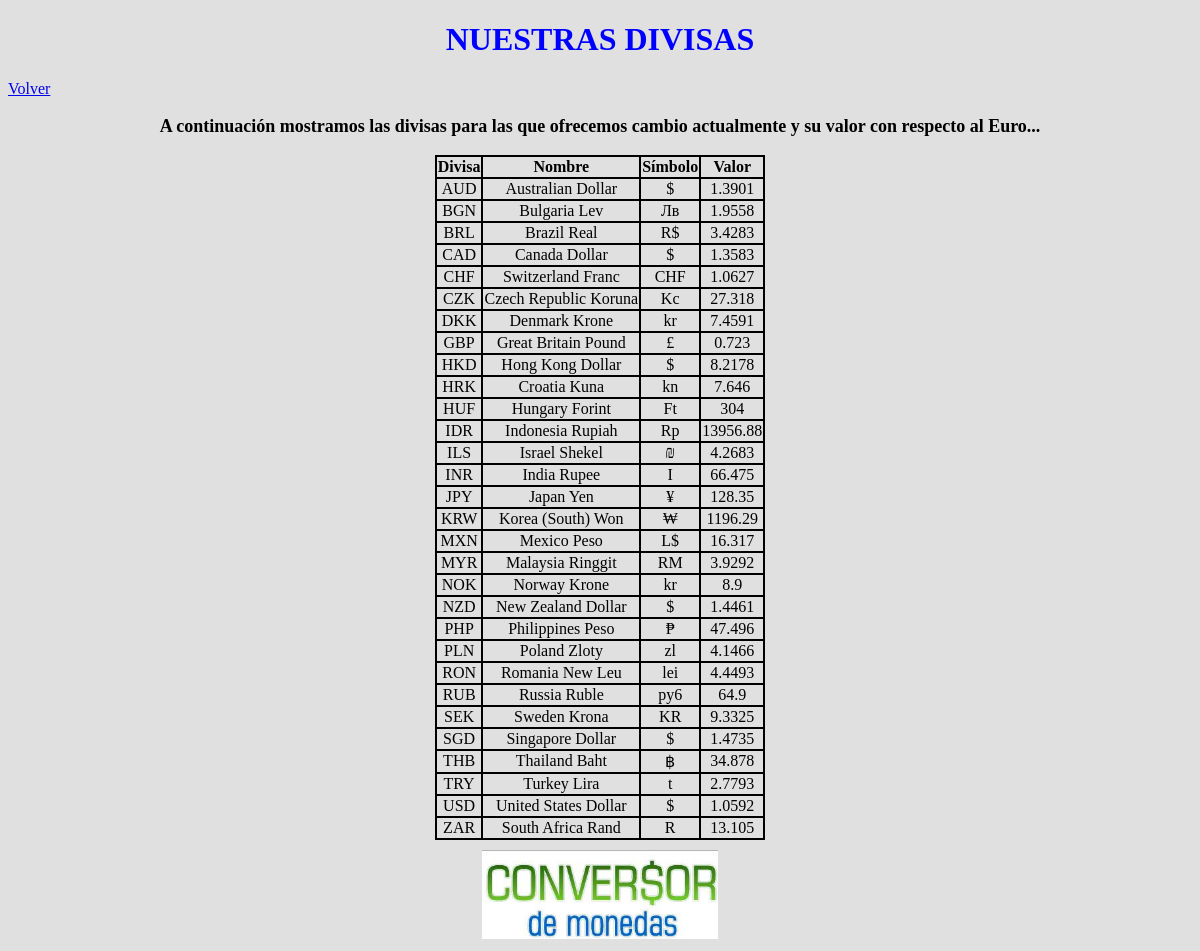
The page /divisas.php on the database its author committed.
### tables this page shows
CREATE TABLE `divisas` (
	`divisa`	TEXT,
	`nombre`	TEXT,
	`simbolo`	TEXT,
	PRIMARY KEY(divisa)
);

CREATE TABLE `valores` (
	`divisa`	TEXT,
	`valor`	REAL,
	PRIMARY KEY(divisa)
);

### divisas.php (the view)
<?php
include_once 'lib.php';
View::start('Divisas');
echo '<h1>Nuestras divisas</h1>';
echo '<a href="index.php">Volver</a>';
echo '<p>A continuación mostramos las divisas para las que ofrecemos cambio actualmente y su valor con respecto al Euro...</p>';
mostrarTabla();
View::end();
function mostrarTabla() {
    $divisas = (new PDO('sqlite:./ftsi.db'))->query('SELECT DIVISA,NOMBRE,SIMBOLO FROM DIVISAS');
    $aux = '';
    foreach ($divisas as $value) {
        if ($value['divisa'] === 'EUR') {
            continue;
        }
        $valor = (new PDO('sqlite:./ftsi.db'))->query('SELECT VALOR FROM VALORES WHERE DIVISA ="' . $value['divisa'] . '"')->fetchColumn();
        $aux = $aux . "<tr><td>$value[divisa]</td><td>$value[nombre]</td><td>$value[simbolo]</td><td>$valor</td></tr>";
    }
    $tabla = "<div id='tabla'><table><tr><th>Divisa</th><th>Nombre</th><th>Símbolo</th><th>Valor</th></tr>$aux</table></div>";
    echo $tabla;
}

### lib.php
<?php
class View{
    public static function  start($title){
        $html = "<!DOCTYPE html>
<html>
<head>
<meta charset=\"utf-8\">
<link rel=\"stylesheet\" type=\"text/css\" href=\"estilos.css\">
<title>$title</title>
</head>
<body>";
        echo $html;
    }
    public static function end(){
        echo '<a href=index.php><img src="logo.jpg"></img></a>';
        echo '</body>
</html>';
    }
}

### estilos.css (style rules this page uses)
body { background-color: #E0E0E0; }
h1 { font-size: xx-large; text-align: center; color: blue; text-transform: uppercase; }
img { margin-top: 10px; width: 20%; padding-left: 40%; }
table { margin: 0 auto; border-collapse: collapse; text-align: center; }
table, td, th { margin-top: 10px; border: 2px solid black; }
#tabla { text-align: left; }
a + p { font-weight: bold; font-size: large; text-align: center; }

### rows shown on the page
divisas: divisa "AUD", nombre "Australian Dollar", simbolo "$", divisa.valor "1.3901"
divisas: divisa "BGN", nombre "Bulgaria Lev", simbolo "Лв", divisa.valor "1.9558"
divisas: divisa "BRL", nombre "Brazil Real", simbolo "R$", divisa.valor "3.4283"
divisas: divisa "CAD", nombre "Canada Dollar", simbolo "$", divisa.valor "1.3583"
divisas: divisa "CHF", nombre "Switzerland Franc", simbolo "CHF", divisa.valor "1.0627"
divisas: divisa "CZK", nombre "Czech Republic Koruna", simbolo "Kc", divisa.valor "27.318"
divisas: divisa "DKK", nombre "Denmark Krone", simbolo "kr", divisa.valor "7.4591"
divisas: divisa "GBP", nombre "Great Britain Pound", simbolo "£", divisa.valor "0.723"
divisas: divisa "HKD", nombre "Hong Kong Dollar", simbolo "$", divisa.valor "8.2178"
divisas: divisa "HRK", nombre "Croatia Kuna", simbolo "kn", divisa.valor "7.646"
divisas: divisa "HUF", nombre "Hungary Forint", simbolo "Ft", divisa.valor "304"
divisas: divisa "IDR", nombre "Indonesia Rupiah", simbolo "Rp", divisa.valor "13956.88"
divisas: divisa "ILS", nombre "Israel Shekel", simbolo "₪", divisa.valor "4.2683"
divisas: divisa "INR", nombre "India Rupee", simbolo "I", divisa.valor "66.475"
divisas: divisa "JPY", nombre "Japan Yen", simbolo "¥", divisa.valor "128.35"
divisas: divisa "KRW", nombre "Korea (South) Won", simbolo "₩", divisa.valor "1196.29"
divisas: divisa "MXN", nombre "Mexico Peso", simbolo "L$", divisa.valor "16.317"
divisas: divisa "MYR", nombre "Malaysia Ringgit", simbolo "RM", divisa.valor "3.9292"
divisas: divisa "NOK", nombre "Norway Krone", simbolo "kr", divisa.valor "8.9"
divisas: divisa "NZD", nombre "New Zealand Dollar", simbolo "$", divisa.valor "1.4461"
divisas: divisa "PHP", nombre "Philippines Peso", simbolo "₱", divisa.valor "47.496"
divisas: divisa "PLN", nombre "Poland Zloty", simbolo "zl", divisa.valor "4.1466"
divisas: divisa "RON", nombre "Romania New Leu", simbolo "lei", divisa.valor "4.4493"
divisas: divisa "RUB", nombre "Russia Ruble", simbolo "py6", divisa.valor "64.9"
divisas: divisa "SEK", nombre "Sweden Krona", simbolo "KR", divisa.valor "9.3325"
divisas: divisa "SGD", nombre "Singapore Dollar", simbolo "$", divisa.valor "1.4735"
divisas: divisa "THB", nombre "Thailand Baht", simbolo "฿", divisa.valor "34.878"
divisas: divisa "TRY", nombre "Turkey Lira", simbolo "t", divisa.valor "2.7793"
divisas: divisa "USD", nombre "United States Dollar", simbolo "$", divisa.valor "1.0592"
divisas: divisa "ZAR", nombre "South Africa Rand", simbolo "R", divisa.valor "13.105"
